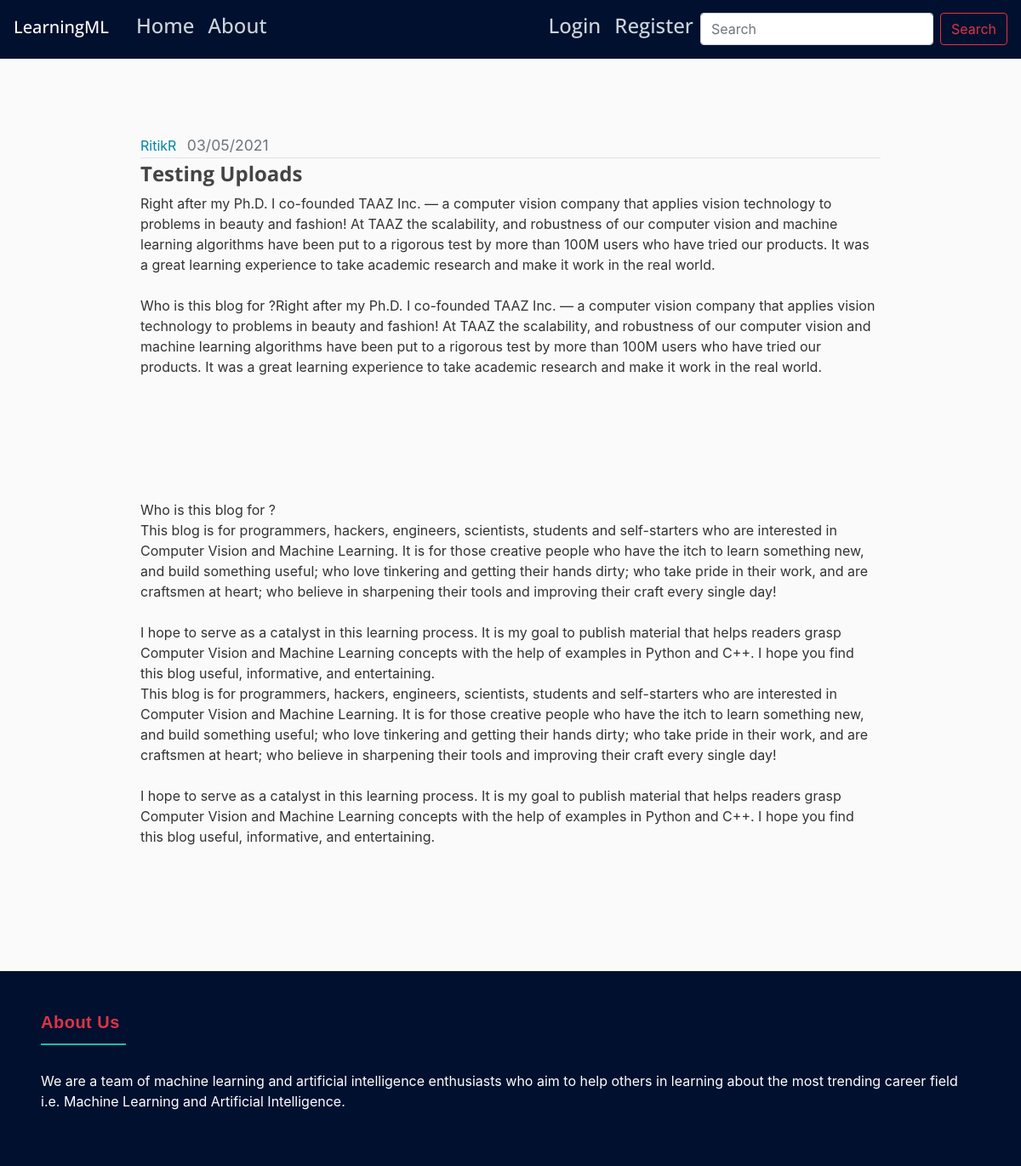
The page /post/14 on the database its author committed.
### main/models.py (models this page shows, shortened)
class User(db.Model, UserMixin):
    id = Column(Integer, primary_key=True)
    username = Column(String(20), unique=True, nullable=False)
    email = Column(String(120), unique=True, nullable=False)
    image_file = Column(String(20), nullable=False, default='default.jpg')
    password = Column(String(60), nullable=False)
    posts = relationship('Post', backref='author', lazy=True)

class Post(db.Model):
    id = Column(Integer, primary_key=True)
    title = Column(String(100), nullable=False)
    date_posted = Column(DateTime, nullable=False, default=datetime.utcnow)
    content = Column(Text, nullable=False)
    user_id = Column(Integer, ForeignKey('user.id'), nullable=False)

### main/posts/routes.py (the view)
@posts.route("/post/<int:post_id>")
def post(post_id):
    post = Post.query.get_or_404(post_id)
    return render_template('post.html', title=post.title, post=post)

### main/Templates/post.html (shortened to what this page needs)
{% extends "layout.html" %}
{% block  content%}
<div style="margin-top:3rem; padding:100px">
    <article class="media content-section">
      <div class="media-body">
        <div class="article-metadata">
          <a class="mr-2" href="{{ url_for('users.user_posts', username=post.author.username) }}">{{ post.author.username }}</a>
          <small class="text-muted">{{ post.date_posted.strftime('%d/%m/%Y') }}</small>
        </div>
        <h2 class="article-title" >{{ post.title }}</h2>
        <p class="article-content">{{ post.content }}</p>
      </div>
    </article>
</div>
{% endblock content%}

### main/static/main.css (style rules this page uses)
:root { --blue: #007bff; --indigo: #6610f2; --purple: #6f42c1; --pink: #e83e8c; --red: #dc3545; --orange: #fd7e14; --yellow: #ffc107; --green: #28a745; --teal: #0085A1; --cyan: #17a2b8; --white: #fff; --gray: #6c757d; --gray-dark: #343a40; --primary: #0085A1; --secondary: #6c757d; --success: #28a745; --info: #17a2b8; --warning: #ffc107; --danger: #dc3545; --light: #f8f9fa; --dark: #343a40; --breakpoint-xs: 0; --breakpoint-sm: 576px; --breakpoint-md: 768px; --breakpoint-lg: 992px; --breakpoint-xl: 1200px; --font-family-sans-serif: -apple-system, BlinkMacSystemFont, "Segoe UI", Roboto, "Helvetica Neue", Arial, "Noto Sans", "Liberation Sans", sans-serif, "Apple Color Emoji", "Segoe UI Emoji", "Segoe UI Symbol", "Noto Color Emoji"; --font-family-monospace: SFMono-Regular, Menlo, Monaco, Consolas, "Liberation Mono", "Courier New", monospace; }
*, *::before, *::after { box-sizing: border-box; }
html { font-family: sans-serif; line-height: 1.15; -webkit-text-size-adjust: 100%; -webkit-tap-highlight-color: rgba(0, 0, 0, 0); }
article, aside, figcaption, figure, footer, header, hgroup, main, nav, section { display: block; }
h1, h2, h3, h4, h5, h6 { margin-top: 0; margin-bottom: 0.5rem; }
p { margin-top: 0; margin-bottom: 1rem; }
small { font-size: 110%; }
a { color: #0085A1; text-decoration: none; background-color: transparent; }
h1, h2, h3, h4, h5, h6, .h1, .h2, .h3, .h4, .h5, .h6 { margin-bottom: 0.5rem; font-family: "Open Sans", -apple-system, BlinkMacSystemFont, "Segoe UI", Roboto, "Helvetica Neue", Arial, sans-serif, "Apple Color Emoji", "Segoe UI Emoji", "Segoe UI Symbol", "Noto Color Emoji"; font-weight: 500; line-height: 1.2; }
h2, .h2 { font-size: 2rem; }
small, .small { font-size: 110%; font-weight: 400; }
body { background: #fafafa; color: #333333; }
h1, h2, h3, h4, h5, h6 { color: #444444; }
.content-section { background: #fffffh; padding: 10px 20px; border-radius: 3px; margin-bottom: 20px; }
.article-title { color: #444444; font-weight: 700; font-size: x-large; }
.article-content { white-space: pre-line; font-size: medium; }
.article-metadata { padding-bottom: 1px; margin-bottom: 4px; border-bottom: 1px solid #e3e3e3 }

### rows shown on the page
User: author.username "RitikR"
Post: date_posted "03/05/2021", title "Testing Uploads", content "Right after my Ph.D. I co-founded TAAZ Inc. — a computer vision company that applies vision technology to problems in beauty and fashion! At TAAZ the scalability, and robustness of our computer vision and machine learning algorithms have been put to a rigorous test by more than 100M users who have tried our products. It was a great learning experience to take academic research and make it work in the real world. Who is this blog for ?Right after my Ph.D. I co-founded TAAZ Inc. — a computer vision company that applies vision technology to problems in beauty and fashion! At TAAZ the scalability, and robustness of our computer vision and machine learning algorithms have been put to a rigorous…"
